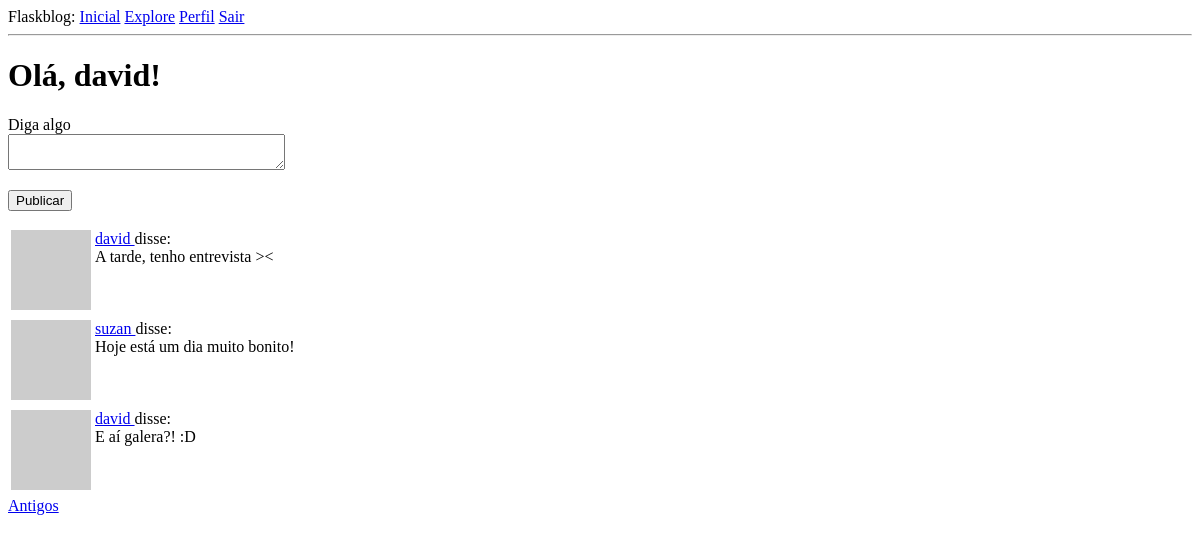
/index (signed in), run on an earlier commit of the app's database.
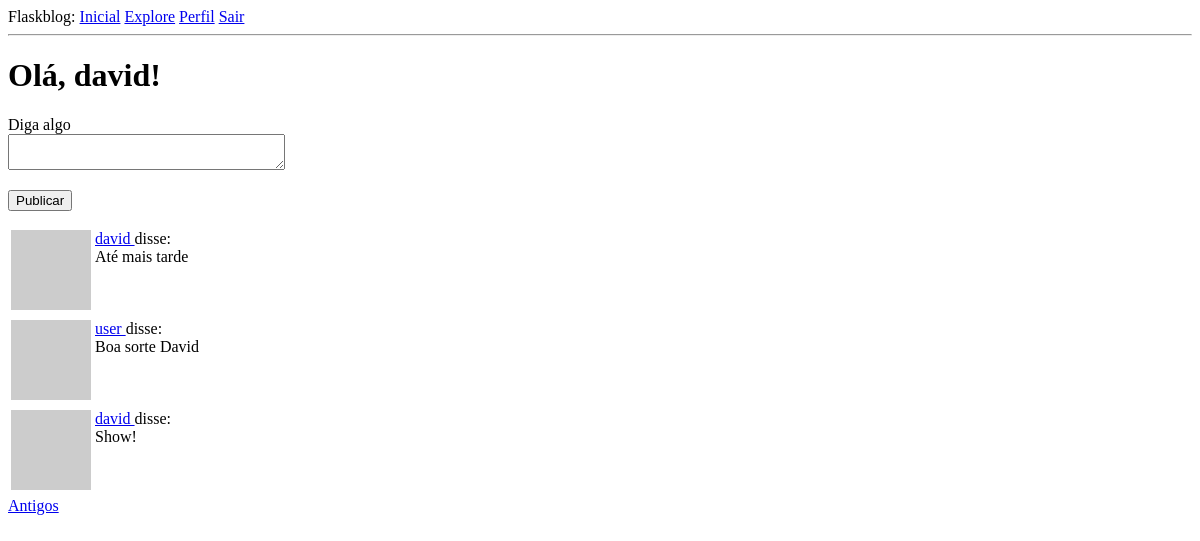
And on a later commit of the database.
### app/models.py (models this page shows, shortened)
class Post(db.Model):
    id = db.Column(db.Integer, primary_key=True)
    body = db.Column(db.String(140))
    timestamp = db.Column(db.DateTime, index=True, default=datetime.utcnow)
    user_id = db.Column(db.Integer, db.ForeignKey('user.id'))

class User(UserMixin, db.Model):
    id = db.Column(db.Integer, primary_key=True)
    username = db.Column(db.String(64), index=True, unique=True)
    email = db.Column(db.String(120), index=True, unique=True)
    password_hash = db.Column(db.String(128))
    posts = db.relationship('Post', backref='author', lazy='dynamic')
    about_me = db.Column(db.String(140))
    last_seen = db.Column(db.DateTime, default=datetime.utcnow)
    followed = db.relationship(
        'User', secondary=followers,
        primaryjoin=(followers.c.follower_id == id),
        secondaryjoin=(followers.c.followed_id == id),
        backref=db.backref('followers', lazy='dynamic'), lazy='dynamic')
    def avatar(self, size):
        digest = md5(self.email.lower().encode('utf-8')).hexdigest()
        return 'https://www.gravatar.com/avatar/{}?d=identicon&s={}'.format(
            digest, size)
    def followed_posts(self):
        followed = Post.query.join(
            followers, (followers.c.followed_id == Post.user_id)).filter(
                followers.c.follower_id == self.id)
        own = Post.query.filter_by(user_id=self.id)
        return followed.union(own).order_by(Post.timestamp.desc())

### app/routes.py (the view)
@app.route('/', methods=['GET', 'POST'])
@app.route('/index', methods=['GET', 'POST'])
@login_required
def index():
    form = PostForm()
    if form.validate_on_submit():
        post = Post(body=form.post.data, author=current_user)
        db.session.add(post)
        db.session.commit()
        flash('Sua postagem está publicada!')
        return redirect(url_for('index'))
    page = request.args.get('page', 1, type=int)
    posts = current_user.followed_posts().paginate(
            page, app.config['POSTS_PER_PAGE'], False)
    next_url = url_for('index', page=posts.next_num) \
        if posts.has_next else None
    prev_url = url_for('index', page=posts.prev_num) \
        if posts.has_prev else None
    return render_template("index.html", title="Página Inicial",
                           form=form, posts=posts.items,
                           prev_url=prev_url, next_url=next_url)

### app/forms.py
class PostForm(FlaskForm):
    post = TextAreaField('Diga algo',
                         validators=[DataRequired(), Length(min=1, max=140)])
    submit = SubmitField('Publicar')

### app/models.py (called while the page is built)
@login.user_loader
def load_user(id):
    return User.query.get(int(id))

### app/routes.py (called while the page is built)
@app.before_request
def before_request():
    if current_user.is_authenticated:
        current_user.last_seen = datetime.utcnow()
        db.session.commit()

### app/templates/index.html (shortened to what this page needs)
{% extends "base.html" %}
{% block content %}
	<h1>Olá, {{ current_user.username }}! </h1>
	{% if form %}
		<form action="" method="POST">
			<p>
				{{ form.post.label }}<br>
				{{ form.post(cols=32, row=4) }}<br>
			</p>
			<p>{{ form.submit() }}</p>
		</form>
	{% endif %}
	{% for post in posts %}
		{% include "_post.html" %}
	{% endfor %}
	{% if next_url %}
	<a href="{{ next_url }}">Antigos</a>
	{% endif %}
{% endblock %}

### app/templates/_post.html
<table>
	<tr valign="top">
		<td><img src="{{ post.author.avatar(36) }}"></td>
		<td>
			<a href="{{ url_for('user', username=post.author.username) }}">
				{{ post.author.username }}
			</a>
			disse:<br>{{ post.body }}
		</td>
	</tr>
</table>

What changed in the data, as far as the page shows it:
no longer on this page (row unchanged): Post: author.username "david", body "A tarde, tenho entrevista ><"
no longer on this page (row unchanged): Post: author.username "suzan", body "Hoje está um dia muito bonito!"
no longer on this page (row unchanged): Post: author.username "david", body "E aí galera?! :D"
added Post: author.username "david", body "Até mais tarde"
added Post: author.username "user", body "Boa sorte David"
added Post: author.username "david", body "Show!"
